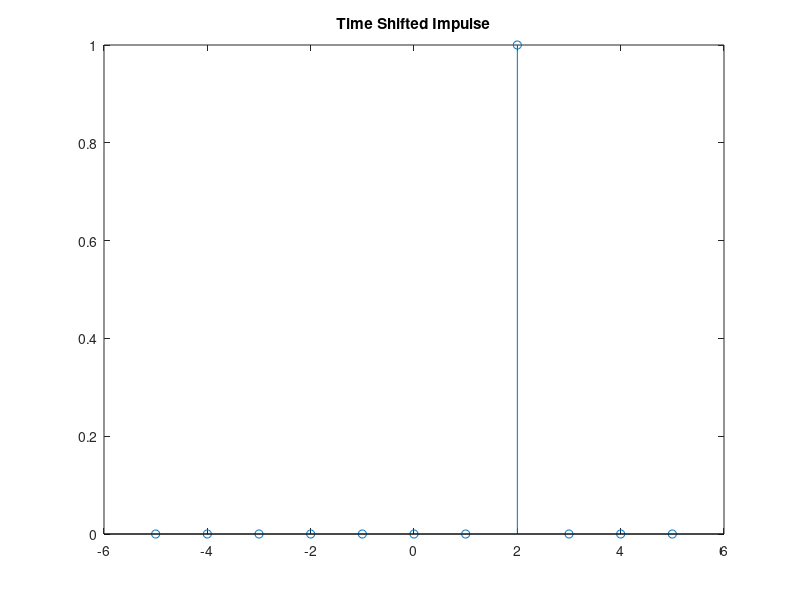
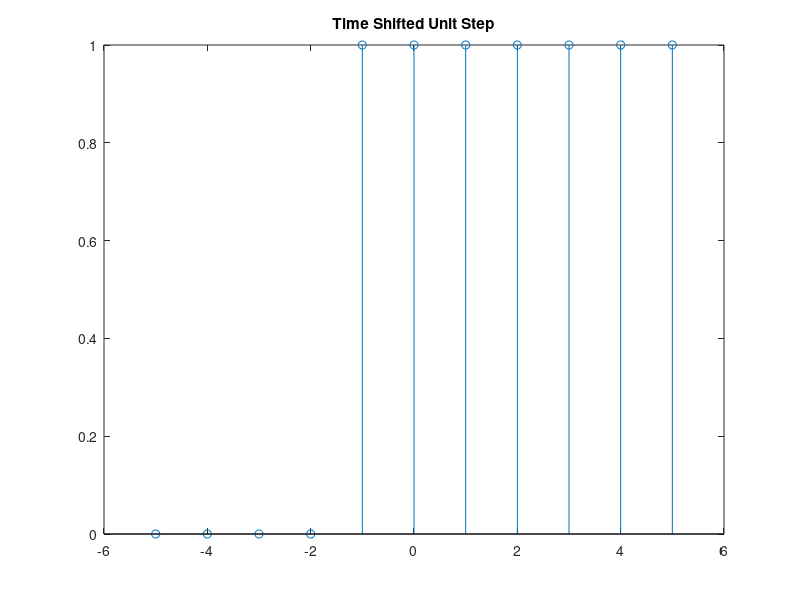
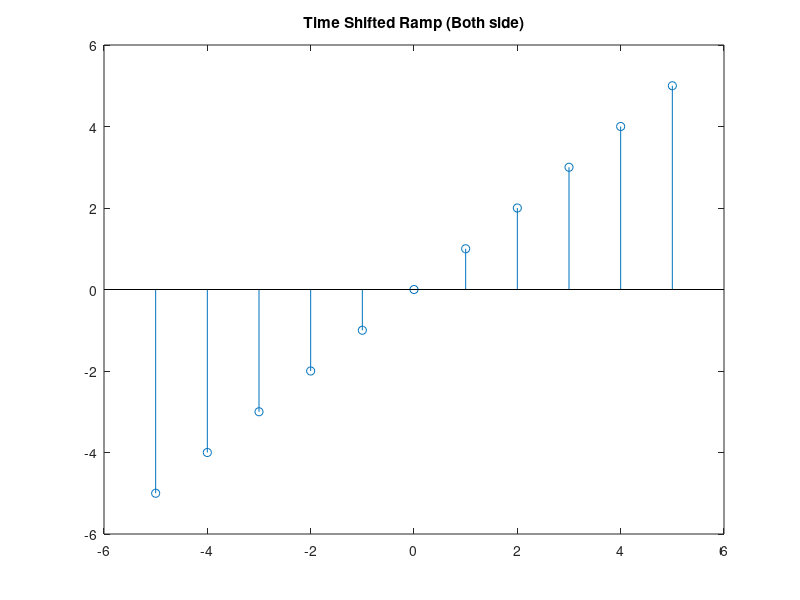
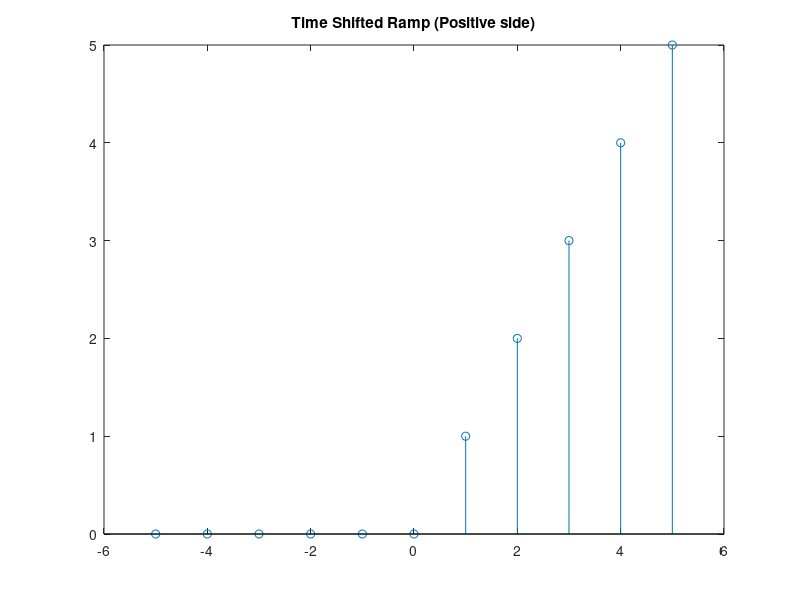

Write the MATLAB code that produced these figures, in order.
%% Lab 02 : CONV CORR

clc
clear all
close all

%% Getiing Time Shifted Impulse

n1=-5;
n2=5;
n = n1:n2;
k = 2;
x1= (n-k)==0; %zekhane n-k=0 ache, shekhanei TRUE(=1) , onnoshomoy FALSE(=0)
figure(1)
stem(n,x1)
title('Time Shifted Impulse')

%% Getiing Time Shifted Unit Step

n1=-5;
n2=5;
n =n1:n2;
k =-1;
x2= [(n-k)>=0]; %zekhane n-k>=0 ache, shekhanei TRUE(=1) , onnoshomoy FALSE(=0)
figure(2)
stem(n,x2)
title('Time Shifted Unit Step')

%% Getiing Time Shifted Ramp

n1=-5;
n2=5;
n =n1:n2;
x31=n; % y=x Eta dile Ramp ashbe tobe negative side eo. Amader only positive side e lagbe 
figure(3)
stem(n,x31)
title('Time Shifted Ramp (Both side)')

% getting the epositive side only
% x2 te positive niye neya hoise oivabe neya zabe

start = 0; %POINT OF SHIFTING
x321= [(n-start)>=0];
r=x321.*n
figure(4)
stem(n,r)
title('Time Shifted Ramp (Positive side)')

%% Convolution

x1 = [4 5 -2 3 7 4 5]
n1 = [-2:4]

x2 = [6 0 -3 4 2]
n2=[-2:2]

Kmin=n1(1)+n2(1);
Kmax=n1(end)+n2(end);
k=Kmin:Kmax;

figure(5)
y=conv(x1,x2)
stem(k,y)

figure(6)
subplot(311)
plot(n1,x1)
subplot(312)
plot(n2,x2)
subplot(313)
plot(k,y)
xlim([-5 6])
ylim([-15 100])

%% Lab Ex. C.1

%{
y(n) + 0.6y(n-1)= x(n)
Use MATLAB to find impulse response, step response and sinusoidal response for
x(n)=0.5sin(n)u(n) in the range -10?n?20. Verify the result using conv() function for step
and sinusoidal responses 
%}

a=[1 0.6];  %denominator
b=[1 0 ]; %numerator
n1=-10;
n2=20;
n=n1:n2;
x_i=[n==0]; %if n==0, x=1 ; otherwise x=0 . IMPULSE
x_s=[n>0]; %if n>0, x=1 ; otherwise x=0 . STEP

u=[n>0]; %Unit step
x_sin= 0.5*sin(n).*u %given signal
y_i=filter(b,a,x_i);
y_s=filter(b,a,x_s);
y_sin=filter(b,a,x_sin);

figure(7)
plot(n,y_i,'Linewidth',2)
title('Impulse Response for the given System','fontweight','bold','fontsize',12);
grid on

figure(8)
plot(n,y_s,'Linewidth',2)
title('Step Response Response for the given System','fontweight','bold','fontsize',12);
grid on

figure(9)
plot(n,y_sin,'Linewidth',2)
title('Sinusoidal Response for the given System','fontweight','bold','fontsize',12);
grid on

figure(90)
subplot(131)
stem(n,y_i,'Linewidth',1)
title('Impulse','fontweight','bold','fontsize',12);
subplot(132)
stem(n,y_s,'Linewidth',1)
title('Step','fontweight','bold','fontsize',12);
subplot(133)
stem(n,y_sin,'Linewidth',1)
title('Sinusoid','fontweight','bold','fontsize',12);

%Verification of the result using conv() function for step and sinusoidal

y_v1=conv( y_sin, y_s)

figure(10)
plot(y_v1,'Linewidth',2)
title('Sinusoidal and Step Response Convoluted','fontweight','bold','fontsize',12);
grid on
xlim([15 70])

%% Lab Ex. C.2

a=[1 0.6]; 
b=[1 0 1]; 
n1=-10;
n2=20;
n=n1:n2;
k=0;

%Superposition Analogy

x0= [n>0]
x2= [(n-2)>0]
y1= [(n-1)>0]
yA = x0+ x2 - (0.6*y1)

figure(11)
subplot(212)
plot(yA)
subplot(211)
stem(yA)
title('Plotted Values by Superposition', 'fontweight','bold','fontsize',12);
grid on

%Filter

%x_i=[n==0]; %if n==0, x=1 ; otherwise x=0 . IMPULSE
x_s=[n>0]; %if n==0, x=1 ; otherwise x=0 . STEP

%u=[n>0]; %Unit step
%x_sin= 0.5*sin(n).*u %given signal
%y_i=filter(b,a,x_i);
y_s=filter(b,a,x_s);
%y_sin=filter(b,a,x_sin);

figure(13)
stem(n,y_s,'Linewidth',2)
ylim ([-0.6 2])
title('Step Signal Response', 'fontweight','bold','fontsize',12);
grid on


%{

figure(112)
stem(n,y_i,'Linewidth',2)
ylim ([-1 2])
grid on
title('Impulse Signal Response', 'fontweight','bold','fontsize',12);
grid on

figure(14)
stem(n,y_sin,'Linewidth',2)
ylim ([-0.6 0.6])
title('Sinusoid Response', 'fontweight','bold','fontsize',12);
grid on
%}

%% Correlation

x = [3,11,7,0,-1,4,2]
nx = -3:3
k=2;

y=x;
ny=nx+k;
x=fliplr(x)

rxy = conv(x,nx)
nxy = conv(y,ny);
figure(15)
stem(nxy,rxy/max(rxy))

%% Lab Ex. D.1

%{
a) Determine the ACF of a sine wave sin(wot) analytically.(Homework)
b) Take period, T=2ms, tstep as T/100.
1. Take t=tstep:tstep:T ;
Find ACF for x=2*sin(2*pi*t/T).
2. Repeat 1 for t=tstep:tstep:3*T
Explain for (b.2) why ACF magnitude decreases for successive periods? What happens if we
set t(end)=5T , 10T etc.?
%}

%% Segment-A

m=-5*pi:0.001:5*pi
subplot(211)
plot (sin(m),'Linewidth',2)
title('Given Sinusoid', 'fontweight','bold','fontsize',12);
grid on

y=xcorr(sin(m),sin(m))
subplot(212)
plot(y,'Linewidth',2)
title('Autocorrelation', 'fontweight','bold','fontsize',12);
grid on

%% Segment-B.1

T=0.002 ;
tstep = T/100 ;
t=tstep:tstep:T ;

x=2*sin(2*pi*t/T)

figure(16)
subplot(211)
plot (x,'Linewidth',2)
title('Given Signal','fontweight','bold','fontsize',12);

y=xcorr(x,x)
subplot(212)
plot (y,'Linewidth',2)
title('Auto-Correlation','fontweight','bold','fontsize',12);

%% B.2

T=0.002 ;
tstep = T/100 ;
t=tstep:tstep:3*T

x=2*sin(2*pi*t/T)

figure(17)
subplot(211)
plot (x,'Linewidth',2)
title('Given Signal','fontweight','bold','fontsize',12);

y=xcorr(x,x)
subplot(212)
plot (y,'Linewidth',2)
title('Auto-Correlation (until 3*T)','fontweight','bold','fontsize',12);

%% Testing with end at 5*T

T=0.002 ;
tstep = T/100 ;
t=tstep:tstep:5*T

x=2*sin(2*pi*t/T)

figure(18)
subplot(211)
plot (x,'Linewidth',2)
title('Given Signal','fontweight','bold','fontsize',12);

y=xcorr(x,x)
subplot(212)
plot (y,'Linewidth',2)
title('Auto-Correlation (until 5*T)','fontweight','bold','fontsize',12);

%% Testing with end at 10*T

T=0.002 ;
tstep = T/100 ;
t=tstep:tstep:10*T

x=2*sin(2*pi*t/T)

figure(19)
subplot(211)
plot (x,'Linewidth',2)
title('Given Signal','fontweight','bold','fontsize',12);

y=xcorr(x,x)
subplot(212)
plot (y,'Linewidth',2)
title('Auto-Correlation (until 10*T)','fontweight','bold','fontsize',12);

%% Segment-C 
%White Noise Correlation

A=2;
sample=20;
x=A+randn(sample,1);

figure(20)
subplot(211)
plot(x,'Linewidth',2)
title('Signal Mixed with Noise', 'fontweight','bold','fontsize',12);
grid on

y=xcorr(x,x)
%figure(21)
subplot(212)
plot(y,'Linewidth',2)
title('Signal extracted by Correlation', 'fontweight','bold','fontsize',12);
grid on

%% End of Exercise

%% Problem-1

x= [0,1,1,3,5,7,2,0];
nx= -2:5;

y= [0,5,5,5,3,3,1,1,0];
ny= -6:2;

A=2;
sample=10;
noise=A+randn(sample,1);
R=xcorr(x,y)

figure(22)
subplot(311)
plot(x,'Linewidth',2)
title('Signal-1', 'fontweight','bold','fontsize',12);
grid on

subplot(312)
plot(y,'Linewidth',2)
title('Signal-2', 'fontweight','bold','fontsize',12);
grid on

subplot(313)
plot(R,'Linewidth',2)
title('Correlated Signal', 'fontweight','bold','fontsize',12);
grid on

%% Problem-2
%  Detection of signals in noise by auto-correlation

T=0.002 ;
tstep = T/100 ;
t=tstep:tstep:T ;

x_t=10*sin(2*pi*t/T) %Transmitted
x_r=10*sin(2*pi*t/T) %received
noise = awgn(x_t,.5,'measured');

figure(223)
subplot(221)
plot (x_t,'Linewidth',2)
title('Given Signal','fontweight','bold','fontsize',12);

subplot(222)
plot (noise,'Linewidth',2)
title('Noise','fontweight','bold','fontsize',12);

y=x_t+noise
subplot(223)
plot(y,'Linewidth',2)
title('Noise Mixed Signal','fontweight','bold','fontsize',12);

y_c= xcorr(x_t,y)
subplot(224)
plot(y_c,'Linewidth',2)
title('Recovered','fontweight','bold','fontsize',12);


%% Problem-3


%{
Let in the transmitter, to transmit zero (0) we send x0(n) for 0 ? n ? L-1 and to transmit
one (1) we send x1(n) for 0 ? n ? L-1 where x1(n) = - x0(n). The signal received by the
receiver
y(n) = xi(n) + w(n) i = 0,1 and 0 ? n ?L-1 (14)
w(n) is additive white noise.
Present a technique to detect the sequence transmitted from y(n).Assume that
particular receiver knows x0(n) and x1(n).Write a general MATLAB program for this
purpose.
%}

% Detection of a transmitted sequence

L=3;
x = [(n<=L-1)]

T=0.002 ;
tstep = T/100 ;
t=tstep:tstep:T ;
x_t=10*sin(2*pi*t/T) ; %Transmitted
noise = awgn(x_t,0.5,'measured') ;

y=1+noise

figure(26)
subplot(311)
plot(x_t,'Linewidth',2)
title('Transmitted Sequence','fontweight','bold','fontsize',12);


subplot(312)
stem(noise)
hold on
plot(y,'r')
title('Noise','fontweight','bold','fontsize',12);

%Correlation
y_r=xcorr(x_t,y)
%figure(27)
subplot(313)
plot(y_r,'Linewidth',2)
xlim ([0 100])
title('Recovered Transmitted Sequence','fontweight','bold','fontsize',12);


